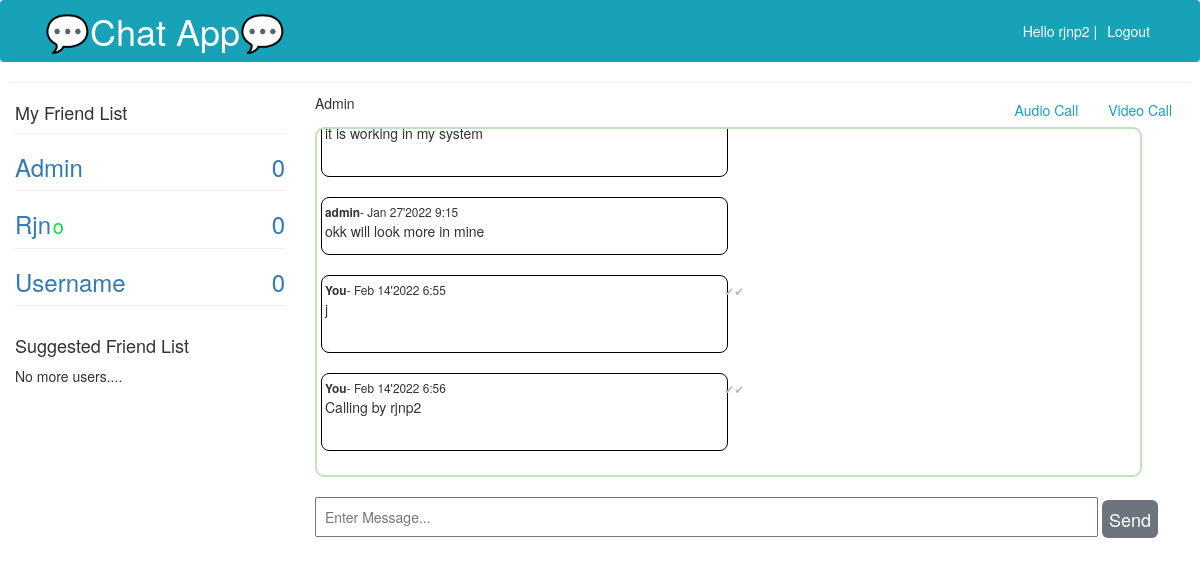
/chat_4 (signed in), run on the app's committed database.
### chat/models.py (models this page shows, shortened)
class ChatMessage(models.Model):
    id = models.UUIDField(primary_key = True,editable = False)
    chat_session = models.ForeignKey(ChatSession,on_delete=models.CASCADE,related_name='user_messages')
    user = models.ForeignKey(User, verbose_name='message_sender',on_delete=models.CASCADE)
    message_detail = models.JSONField()
    class Meta:
        ordering = ['-message_detail__timestamp']
    @staticmethod
    def count_overall_unread_msg(user_id):
        total_unread_msg = 0
        user_all_friends = ChatSession.objects.filter(Q(user1__id = user_id) | Q(user2__id = user_id))
        for ch_session in user_all_friends:
            un_read_msg_count = ChatMessage.objects.filter(chat_session = ch_session.id,message_detail__read = False).exclude(user__id = user_id).count()
            total_unread_msg += un_read_msg_count
        return total_unread_msg

### chat/views.py (the view)
# urls.py: path('', views.home,name = 'home'),
@login_required
def home(request, room_name=None):
    unread_msg = ChatMessage.count_overall_unread_msg(request.user.id)
    user_inst = request.user
    user_all_friends = ChatSession.objects.filter(Q(user1 = user_inst) | Q(user2 = user_inst)).select_related('user1','user2').order_by('-updated_on')
    all_friends = []
    for ch_session in user_all_friends:
        user,user_inst = [ch_session.user2,ch_session.user1] if request.user.username == ch_session.user1.username else [ch_session.user1,ch_session.user2]
        un_read_msg_count = ChatMessage.objects.filter(chat_session = ch_session.id,message_detail__read = False).exclude(user = user_inst).count()
        data = {
            "user_name" : user.username,
            "room_name" : ch_session.room_group_name,
            "un_read_msg_count" : un_read_msg_count,
            "status" : user.profile_detail.is_online,
            "user_id" : user.id
        }
        all_friends.append(data)
    user_1 = request.user
    user_all_friends = ChatSession.objects.filter(Q(user1 = user_1) | Q(user2 = user_1))
    user_list = []
    for ch_session in user_all_friends:
        user_list.append(ch_session.user1.id)
        user_list.append(ch_session.user2.id)
    all_user = User.objects.exclude(Q(username=user_1.username)|Q(id__in = list(set(user_list))))
    opposite_user = None
    fetch_all_message= None
    if room_name:
        current_user = request.user
        try:
            check_user = ChatSession.objects.filter(Q(id = room_name[5:])&(Q(user1 = current_user)|Q(user2 = current_user)))
        except Exception:
            return HttpResponse("Something went wrong!!!")
        if check_user.exists():
            chat_user_pair = check_user.first()
            opposite_user = chat_user_pair.user2 if chat_user_pair.user1.username == current_user.username else chat_user_pair.user1
            fetch_all_message = ChatMessage.objects.filter(chat_session__id = room_name[5:]).order_by('message_detail__timestamp')
        else:
            return HttpResponse("You have't permission to chatting with this user!!!")
    context = {'unread_msg':unread_msg,
               'user_list': all_friends,
               'all_user' : all_user,
               'room_name' : room_name,
                'opposite_user' : opposite_user,
                'fetch_all_message' : fetch_all_message}
    return render(request, 'chat/home.html', context)

### chat/models.py (called while the page is built)
    @property
    def room_group_name(self):
        return f'chat_{self.id}'

### chat/templatetags/convert_date.py (called while the page is built)
@register.filter(expects_localtime=True)
def convert_date(value):
    return datetime.datetime.strptime(value, '%Y-%m-%d %H:%M:%S.%f')

### chat/templates/chat/home.html (shortened to what this page needs)
{% extends './base.html' %}
{% load convert_date %}
{% block content %}
<div class="row" id="overall-div">
    <div class="col-3">
        {% if request.user.is_authenticated %}
        <div class="friend_list">
            <h4>My Friend List</h4>
            <div>
                {% if user_list %}
                {% for user in user_list %}
                <hr style="margin:0;" />
                <div id={{user.user_name}}>
                    <a href="{% url 'chat:home' user.room_name %}" style="text-decoration: none;">
                        <h3>{{user.user_name | title}}
                            <small id="status" style="color: rgb(11, 219, 73); font-size: 20px; margin-left: -5px;">{%if user.status %} o {% endif %}</small>
                            <span id="unread" style="float: right;">{{user.un_read_msg_count}}</span>
                        </h3>
                    </a>
                </div>
                {% endfor %}
                <hr style="margin:0;" />
                {% else %}
                <p>No more users....</p>
                {% endif %}
            </div>
        </div>
        <br>
        <div class="suggested_friend_list">
            <h4>Suggested Friend List</h4>
            <div>
                {% if all_user %}
                {% for user in all_user %}
                <hr style="margin:0;" />
                <div id={{user.user_name}}>
                    <a href="{% url 'chat:create_friend' user.id %}"
                        style="text-decoration: none;"><strong>{{user.username| title}}</strong></a>
                </div>
                {% endfor %}
                <hr style="margin:0;" />
                {% else %}
                <p>No more users....</p>
                {% endif %}
            </div>
        </div>
        {% endif %}
    </div>
    <div class="col-9 content">
        {% if room_name %}
        <div class="contact-profile">
            <p id="callName">{{opposite_user.username | title}}</p>
            <div id="older_msg_div">
              <button class="btn btn-outline-info" onclick="call(video=false)">Audio Call</button>
              <button class="btn btn-outline-info" onclick="call(video=true)">Video Call</button>
            </div>
          </div>
        <div id="chat-main">
            <div id="chat-log" class="scroll">
                {% for msg in fetch_all_message %}
                <div class="chat_box" id="{{msg.id}}">
                    <small> <b class="check_user">{{msg.user.username}}</b>- {{msg.message_detail.timestamp |convert_date | date:"M d'Y f"}}</small>
                    <p>{{msg.message_detail.msg}}</p>
                    {% if msg.user == request.user %}
                    {% if msg.message_detail.read %}
                    <small id="as_read" style="color:rgb(8, 255, 8)">✔✔</small>
                    {% else %}
                    <small id="as_read" style="color: #bbb8b8;">✔✔</small>
                    {% endif %}
                    {% endif %}
                </div>
                <br>
                {% endfor %}
            </div><br>
            <input id="chat-message-input" type="text" placeholder="Enter Message..." autofocus
                style="width: 90%; padding: 8px;">
            <input class="btn btn-secondary btn-lg" id="chat-message-submit" type="button" value="Send" style="padding: 6px;">
        </div>
        {%endif%}
    </div>
</div>
{% endblock %}

### chat/templates/chat/base.html (shortened to what this page needs)
<!DOCTYPE html>
<html lang="en">
{% load static %}
<head>
    <link rel="stylesheet" href="{%  static  'chat/css/style.css'  %}">
    <link rel="stylesheet" href="https://cdn.jsdelivr.net/npm/bootstrap@4.6.0/dist/css/bootstrap.min.css"
>
    <link rel="stylesheet" href="https://use.fontawesome.com/releases/v5.15.2/css/all.css"
>
    <link rel='stylesheet prefetch'
    href='https://cdnjs.cloudflare.com/ajax/libs/font-awesome/4.6.2/css/font-awesome.min.css'>
    <link href="//maxcdn.bootstrapcdn.com/bootstrap/4.0.0/css/bootstrap.min.css" rel="stylesheet" id="bootstrap-css">
    <link href="//netdna.bootstrapcdn.com/bootstrap/3.0.0/css/bootstrap.min.css" rel="stylesheet" id="bootstrap-css">
</head>
<body>
    <div class="nav-bar">
        <nav class="navbar navbar-expand-lg navbar-info bg-info">
            <div class="container">
                <a class="" href="{% url 'chat:home' %}">
                    <h1 style="margin:0; color:white">💬Chat App💬</h1>
                </a>
                {% if user.is_authenticated %}
                <ul class="navbar-nav ml-auto">
                    <li class="nav-item active">
                        <a class="nav-link text-white"> Hello {{request.user.username}} | </a>
                    </li>
                    <li class="nav-item">
                        <a class="nav-link text-white" href="{% url 'user:logout' %}">Logout</a>
                    </li>
                </ul>
                {% endif %}
            </div>
        </nav>
    </div>
    <hr style="margin:10px;" />
    <div class="container-fluid">
        {% block content %}
        {% endblock %}
    </div>
</body>
</html>

### chat/static/chat/css/style.css (style rules this page uses)
a { text-decoration: none; }
div.scroll { margin: 4px, 4px; padding: 4px; width: 95%; height: 350px; overflow-x: auto; overflow-y: auto; text-align: justify; border: 2px solid rgb(196, 224, 196); border-radius: 9px; position: relative; }
.chat_box { border: 1px solid black; width: 50%; border-radius: 8px; padding: 3px; }
#as_read { position: relative; top: -49px; left: 100%; }
.contact-profile { display: flex; justify-content: space-between; align-content: center; }
button { cursor: pointer; }

### data on the page
ChatMessage: message_detail.msg "it is working in my system"
ChatMessage: user.username "admin", message_detail.timestamp|convert_date "Jan 27'2022 9:15", message_detail.msg "okk will look more in mine"
ChatMessage: message_detail.timestamp|convert_date "Feb 14'2022 6:55", message_detail.msg "j"
ChatMessage: message_detail.timestamp|convert_date "Feb 14'2022 6:56", message_detail.msg "Calling by rjnp2"

### other printed values
{{ request.user.username }} "rjnp2"
{{ user.user_name | title }} "Admin" "Rjn" "Username"
{{ user.un_read_msg_count }} "0" "0" "0"
{{ opposite_user.username | title }} "Admin"
